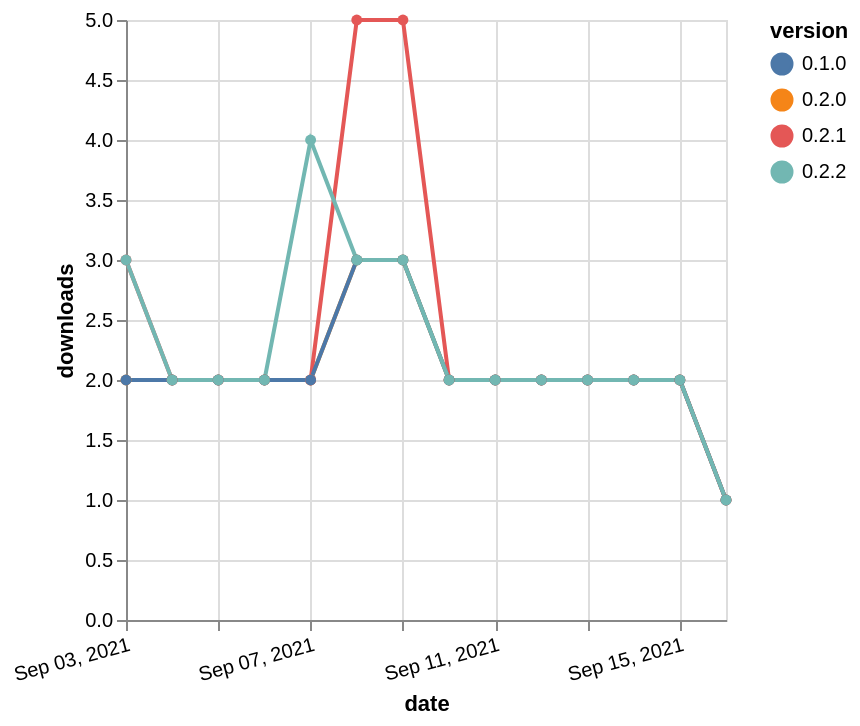

Vega-Lite specification for this chart:
### Vega-Lite specification from a JSON file in a GitHub repository (floating-point values rounded to 4 significant figures)
{"$schema": "https://vega.github.io/schema/vega-lite/v5.json", "description": "A simple bar chart with embedded data.", "data": {"values": [{"date": "2021-09-03", "total": 456, "delta": 2, "version": "0.2.0"}, {"date": "2021-09-04", "total": 458, "delta": 2, "version": "0.2.0"}, {"date": "2021-09-05", "total": 460, "delta": 2, "version": "0.2.0"}, {"date": "2021-09-06", "total": 462, "delta": 2, "version": "0.2.0"}, {"date": "2021-09-07", "total": 464, "delta": 2, "version": "0.2.0"}, {"date": "2021-09-08", "total": 467, "delta": 3, "version": "0.2.0"}, {"date": "2021-09-09", "total": 470, "delta": 3, "version": "0.2.0"}, {"date": "2021-09-10", "total": 472, "delta": 2, "version": "0.2.0"}, {"date": "2021-09-11", "total": 474, "delta": 2, "version": "0.2.0"}, {"date": "2021-09-12", "total": 476, "delta": 2, "version": "0.2.0"}, {"date": "2021-09-13", "total": 478, "delta": 2, "version": "0.2.0"}, {"date": "2021-09-14", "total": 480, "delta": 2, "version": "0.2.0"}, {"date": "2021-09-15", "total": 482, "delta": 2, "version": "0.2.0"}, {"date": "2021-09-16", "total": 483, "delta": 1, "version": "0.2.0"}, {"date": "2021-09-03", "total": 484, "delta": 3, "version": "0.2.1"}, {"date": "2021-09-04", "total": 486, "delta": 2, "version": "0.2.1"}, {"date": "2021-09-05", "total": 488, "delta": 2, "version": "0.2.1"}, {"date": "2021-09-06", "total": 490, "delta": 2, "version": "0.2.1"}, {"date": "2021-09-07", "total": 492, "delta": 2, "version": "0.2.1"}, {"date": "2021-09-08", "total": 497, "delta": 5, "version": "0.2.1"}, {"date": "2021-09-09", "total": 502, "delta": 5, "version": "0.2.1"}, {"date": "2021-09-10", "total": 504, "delta": 2, "version": "0.2.1"}, {"date": "2021-09-11", "total": 506, "delta": 2, "version": "0.2.1"}, {"date": "2021-09-12", "total": 508, "delta": 2, "version": "0.2.1"}, {"date": "2021-09-13", "total": 510, "delta": 2, "version": "0.2.1"}, {"date": "2021-09-14", "total": 512, "delta": 2, "version": "0.2.1"}, {"date": "2021-09-15", "total": 514, "delta": 2, "version": "0.2.1"}, {"date": "2021-09-16", "total": 515, "delta": 1, "version": "0.2.1"}, {"date": "2021-09-03", "total": 463, "delta": 2, "version": "0.1.0"}, {"date": "2021-09-04", "total": 465, "delta": 2, "version": "0.1.0"}, {"date": "2021-09-05", "total": 467, "delta": 2, "version": "0.1.0"}, {"date": "2021-09-06", "total": 469, "delta": 2, "version": "0.1.0"}, {"date": "2021-09-07", "total": 471, "delta": 2, "version": "0.1.0"}, {"date": "2021-09-08", "total": 474, "delta": 3, "version": "0.1.0"}, {"date": "2021-09-09", "total": 477, "delta": 3, "version": "0.1.0"}, {"date": "2021-09-10", "total": 479, "delta": 2, "version": "0.1.0"}, {"date": "2021-09-11", "total": 481, "delta": 2, "version": "0.1.0"}, {"date": "2021-09-12", "total": 483, "delta": 2, "version": "0.1.0"}, {"date": "2021-09-13", "total": 485, "delta": 2, "version": "0.1.0"}, {"date": "2021-09-14", "total": 487, "delta": 2, "version": "0.1.0"}, {"date": "2021-09-15", "total": 489, "delta": 2, "version": "0.1.0"}, {"date": "2021-09-16", "total": 490, "delta": 1, "version": "0.1.0"}, {"date": "2021-09-03", "total": 268, "delta": 3, "version": "0.2.2"}, {"date": "2021-09-04", "total": 270, "delta": 2, "version": "0.2.2"}, {"date": "2021-09-05", "total": 272, "delta": 2, "version": "0.2.2"}, {"date": "2021-09-06", "total": 274, "delta": 2, "version": "0.2.2"}, {"date": "2021-09-07", "total": 278, "delta": 4, "version": "0.2.2"}, {"date": "2021-09-08", "total": 281, "delta": 3, "version": "0.2.2"}, {"date": "2021-09-09", "total": 284, "delta": 3, "version": "0.2.2"}, {"date": "2021-09-10", "total": 286, "delta": 2, "version": "0.2.2"}, {"date": "2021-09-11", "total": 288, "delta": 2, "version": "0.2.2"}, {"date": "2021-09-12", "total": 290, "delta": 2, "version": "0.2.2"}, {"date": "2021-09-13", "total": 292, "delta": 2, "version": "0.2.2"}, {"date": "2021-09-14", "total": 294, "delta": 2, "version": "0.2.2"}, {"date": "2021-09-15", "total": 296, "delta": 2, "version": "0.2.2"}, {"date": "2021-09-16", "total": 297, "delta": 1, "version": "0.2.2"}]}, "width": "container", "mark": {"type": "line", "point": {"filled": true}}, "encoding": {"x": {"field": "date", "type": "temporal", "timeUnit": "yearmonthdate", "title": "date", "axis": {"labelAngle": -15}}, "y": {"field": "delta", "type": "quantitative", "title": "downloads"}, "color": {"field": "version", "type": "nominal"}, "tooltip": {"field": "delta"}}}
